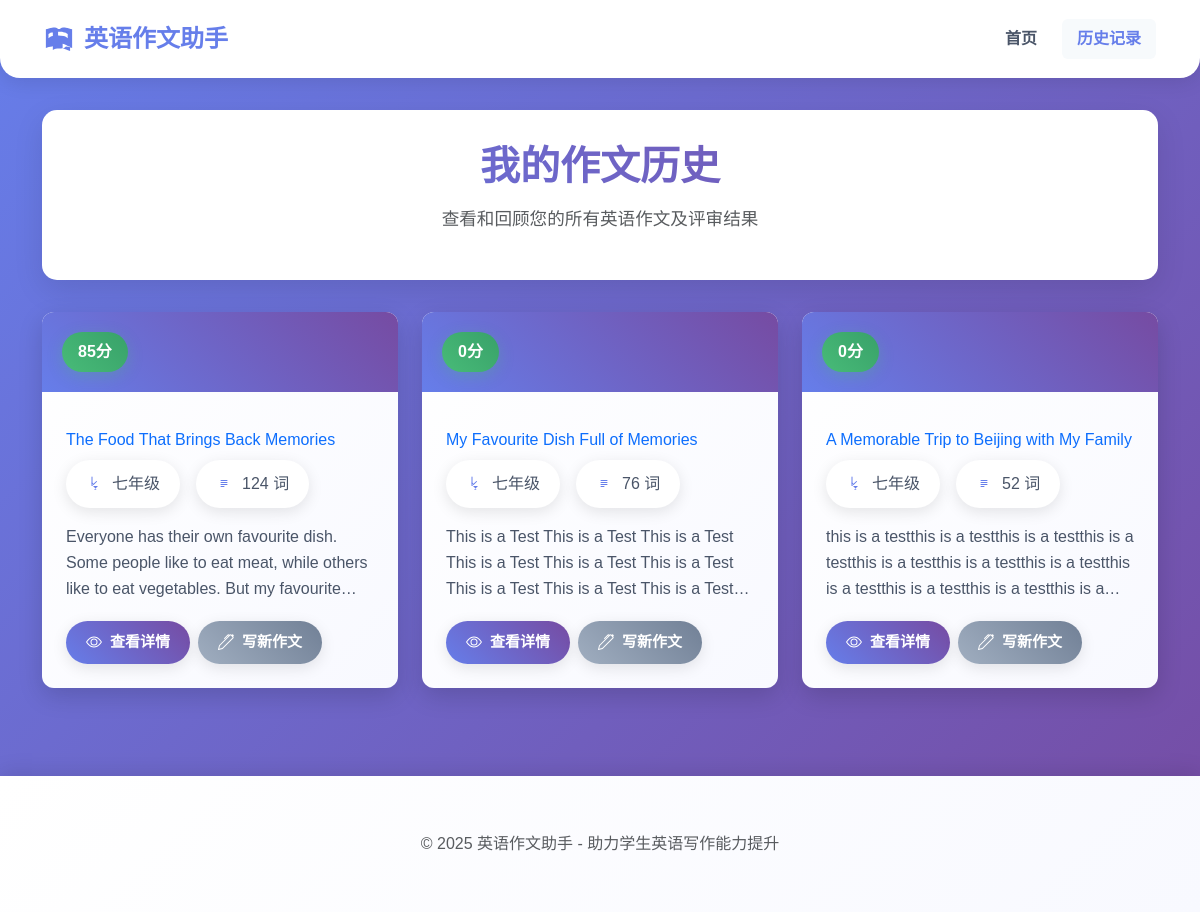
The app's page /history with its own data.
### tables this page shows
CREATE TABLE essays (
        id INTEGER PRIMARY KEY AUTOINCREMENT,
        title TEXT NOT NULL,
        content TEXT NOT NULL,
        grade TEXT NOT NULL,
        word_count INTEGER NOT NULL,
        score INTEGER NOT NULL,
        overall_comment TEXT,
        improvement_suggestions TEXT,
        submission_date TEXT NOT NULL
    );

### app.py (the view)
@app.route('/history')
def history():
    conn = get_db_connection()
    cursor = conn.cursor()
    cursor.execute('SELECT * FROM essays ORDER BY submission_date DESC')
    rows = cursor.fetchall()
    conn.close()
    essays = []
    for row in rows:
        essay = dict(row)
        essays.append(essay)
    return render_template('history.html', essays=essays)

### app.py (called while the page is built)
def get_db_connection():
    conn = sqlite3.connect('english_writing.db')
    conn.row_factory = sqlite3.Row
    return conn

### templates/history.html (shortened to what this page needs)
<!DOCTYPE html>
<html lang="zh-CN">
<head>
    <link href="https://cdn.jsdelivr.net/npm/bootstrap@5.3.0/dist/css/bootstrap.min.css" rel="stylesheet">
    <link href="/static/css/style.css" rel="stylesheet">
</head>
<body>
    <nav class="navbar navbar-expand-lg">
        <div class="container-fluid">
            <a class="navbar-brand" href="/">
                英语作文助手
            </a>
            <div class="collapse navbar-collapse" id="navbarNav">
                <ul class="navbar-nav ms-auto">
                    <li class="nav-item">
                        <a class="nav-link" href="/">首页</a>
                    </li>
                    <li class="nav-item">
                        <a class="nav-link active" aria-current="page" href="/history">历史记录</a>
                    </li>
                </ul>
            </div>
        </div>
    </nav>
    <div class="container">
        <div class="header fade-in-up">
            <h1>我的作文历史</h1>
            <p class="text-muted" style="font-size: 1.1rem;">查看和回顾您的所有英语作文及评审结果</p>
        </div>
        {% if essays %}
        <div class="history-grid">
            {% for essay in essays %}
            <div class="card fade-in-up" style="animation-delay: {{ loop.index0 * 100 }}ms;">
                <div class="card-header">
                    <div class="score-tag">{{ essay.score }}分</div>
                </div>
                <div class="card-body">
                    {% if essay.title %}
                    <div class="mb-2 text-primary font-semibold">{{ essay.title }}</div>
                    {% endif %}
                    <div class="card-meta">
                        <span class="meta-item">
                            {{ essay.grade }}
                        </span>
                        <span class="meta-item">
                            <svg xmlns="http://www.w3.org/2000/svg" width="16" height="16" fill="#667eea" class="bi bi-file-text" viewBox="0 0 16 16">
                                <path d="M5 4a.5.5 0 0 0 0 1h6a.5.5 0 0 0 0-1H5zm-.5 2.5A.5.5 0 0 1 5 6h6a.5.5 0 0 1 0 1H5a.5.5 0 0 1-.5-.5zM5 8a.5.5 0 0 0 0 1h6a.5.5 0 0 0 0-1H5zm0 2a.5.5 0 0 0 0 1h3a.5.5 0 0 0 0-1H5z"/>
                            </svg>
                            {{ essay.word_count }} 词
                        </span>
                    </div>
                    <div class="card-preview">{{ essay.content }}</div>
                    <div class="d-flex gap-2">
                        <a href="/history/detail/{{ essay.id }}" class="btn btn-primary">
                            查看详情
                        </a>
                        <a href="/" class="btn btn-secondary">
                            写新作文
                        </a>
                    </div>
                </div>
            </div>
            {% endfor %}
        </div>
        {% endif %}
    </div>
    <footer>
        <div class="container text-center">
            <p class="text-muted" style="margin-bottom: 0;">© 2025 英语作文助手 - 助力学生英语写作能力提升</p>
        </div>
    </footer>
</body>
</html>

### static/css/style.css (style rules this page uses)
body { background: linear-gradient(135deg, #667eea 0%, #764ba2 100%); min-height: 100vh; display: flex; flex-direction: column; font-family: 'Microsoft YaHei', Arial, sans-serif; }
.container { flex: 1; padding-top: 2rem; padding-bottom: 2rem; }
.header { text-align: center; margin-bottom: 2rem; background-color: white; border-radius: 15px; padding: 2rem; box-shadow: 0 10px 30px rgba(0, 0, 0, 0.1); transition: transform 0.3s ease; }
.header h1 { background: linear-gradient(45deg, #667eea, #764ba2); -webkit-background-clip: text; -webkit-text-fill-color: transparent; background-clip: text; font-weight: bold; font-size: 2.5rem; margin-bottom: 1rem; }
.card { border-radius: 12px; box-shadow: 0 8px 25px rgba(0, 0, 0, 0.15); margin-bottom: 1.5rem; overflow: hidden; transition: all 0.3s ease; border: none; background: linear-gradient(135deg, #ffffff 0%, #f8f9ff 100%); }
.card-header { background: linear-gradient(45deg, #667eea, #764ba2); color: white; font-weight: bold; border-bottom: none; padding: 1.25rem; display: flex; align-items: center; justify-content: space-between; }
.card-body { padding: 1.5rem; }
.score-tag { background: linear-gradient(45deg, #48bb78, #38a169); color: white; padding: 0.5rem 1rem; border-radius: 20px; font-weight: bold; font-size: 1rem; display: inline-block; box-shadow: 0 4px 15px rgba(72, 187, 120, 0.3); transition: all 0.3s ease; }
.card-meta { display: flex; flex-wrap: wrap; gap: 1rem; margin-bottom: 1rem; font-size: 0.95rem; color: #4a5568; }
.meta-item { display: flex; align-items: center; gap: 6px; }
.card-preview { color: #4a5568; line-height: 1.6; margin-bottom: 1.25rem; overflow: hidden; text-overflow: ellipsis; display: -webkit-box; -webkit-line-clamp: 3; -webkit-box-orient: vertical; }
.btn-primary { background: linear-gradient(45deg, #667eea, #764ba2); border: none; padding: 10px 20px; font-size: 15px; font-weight: bold; border-radius: 30px; transition: all 0.3s ease; box-shadow: 0 4px 15px rgba(0, 0, 0, 0.1); display: inline-flex; align-items: center; gap: 8px; }
.btn-secondary { background: linear-gradient(45deg, #a0aec0, #718096); border: none; padding: 10px 20px; font-size: 15px; font-weight: bold; border-radius: 30px; transition: all 0.3s ease; box-shadow: 0 4px 15px rgba(0, 0, 0, 0.1); display: inline-flex; align-items: center; gap: 8px; }
.navbar { background: white; border-radius: 0 0 20px 20px; box-shadow: 0 4px 20px rgba(0, 0, 0, 0.1); padding: 1rem 2rem; }
.navbar-brand { font-weight: bold; font-size: 1.5rem; color: #667eea !important; display: flex; align-items: center; gap: 10px; }
.nav-link { font-weight: 600; color: #4a5568 !important; position: relative; padding: 8px 15px !important; margin-left: 10px; transition: all 0.3s ease; border-radius: 6px; }
.nav-link.active { color: #667eea !important; background-color: #f7fafc; font-weight: bold; }
footer { background: linear-gradient(135deg, #ffffff 0%, #f8f9ff 100%); padding: 1.5rem 0; box-shadow: 0 -4px 20px rgba(0, 0, 0, 0.1); margin-top: 2rem; }
.fade-in-up { animation: fadeInUp 0.8s ease-out; }
.history-grid { display: grid; grid-template-columns: repeat(auto-fill, minmax(300px, 1fr)); gap: 1.5rem; }
.meta-item { display: flex; align-items: center; gap: 10px; font-size: 1rem; color: #4a5568; background: white; padding: 0.75rem 1.25rem; border-radius: 25px; box-shadow: 0 4px 15px rgba(0, 0, 0, 0.1); transition: all 0.3s ease; }
.meta-item svg { color: #667eea; }

### records on screen
essays: score "85", title "The Food That Brings Back Memories", grade "七年级", word_count "124", content "Everyone has their own favourite dish. Some people like to eat meat, while others like to eat vegetables. But my…"
essays: score "0", title "My Favourite Dish Full of Memories", grade "七年级", word_count "76", content "This is a Test This is a Test This is a Test This is a Test This is a Test This is a Test This is a Test This is a Test This is a…"
essays: score "0", title "A Memorable Trip to Beijing with My Family", grade "七年级", word_count "52", content "this is a testthis is a testthis is a testthis is a testthis is a testthis is a testthis is a testthis is a testthis is a testthis is a testthis is…"
